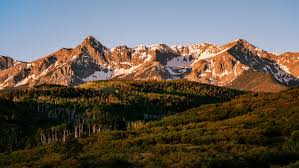
//> input picture mountains.jpg, 299 x 168 px
$ ./Source   (built with g++ and OpenCV 4)
//> lines starting //> are read from the running program, lines starting //| are printed output that depends on the picture
#include "opencv2/imgproc/imgproc.hpp"
#include "opencv2/highgui/highgui.hpp"
#include "iostream"

using namespace std;
using namespace cv;

int main()
{
	const string img_file = "mountains.jpg";
	Mat input = imread(img_file, IMREAD_COLOR);
//> input is the input picture: 168 rows x 299 cols, CV_8UC3; mean B, G, R 81.6, 90.4, 98.8
	if (input.empty())
	{
		cout << "Could not open or find the image" << endl;
		return -1;
	}

	Mat sharpened_image, smoothened_image;
	GaussianBlur(input, sharpened_image, cv::Size(0, 0), 3);
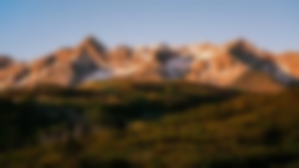
//> sharpened_image: 168 rows x 299 cols, CV_8UC3; mean B, G, R 81.6, 90.4, 98.8
	addWeighted(input, 1.5, sharpened_image, -0.5, 0, sharpened_image);
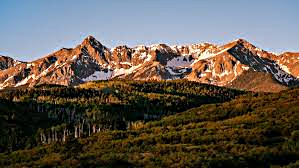
//> sharpened_image: 168 rows x 299 cols, CV_8UC3; mean B, G, R 82.6, 90.7, 98.6

	namedWindow("Original image", WINDOW_AUTOSIZE);
	imshow("Original image", input);

	namedWindow("Sharpened image", WINDOW_AUTOSIZE);
	imshow("Sharpened image", sharpened_image);

	medianBlur(input, smoothened_image, 5);
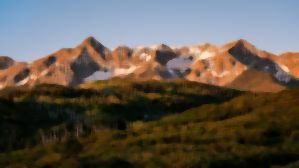
//> smoothened_image: 168 rows x 299 cols, CV_8UC3; mean B, G, R 80.1, 89.8, 98.2

	namedWindow("Smoothened image", WINDOW_AUTOSIZE);
	imshow("Smoothened image", smoothened_image);

	// Wait until the user presses any key
	waitKey(0);
	return 0;
}

$ run again, with image.png saved as mountains.jpg
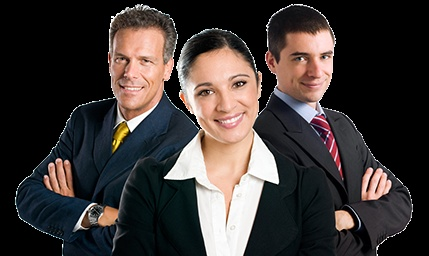
//> input picture image.png, 429 x 256 px
//> input is the input picture: 256 rows x 429 cols, CV_8UC3; mean B, G, R 53.4, 55.3, 61.9
//> `addWeighted(input, 1.5, sharpened_image, -0.5, 0, sharpened_image);`:
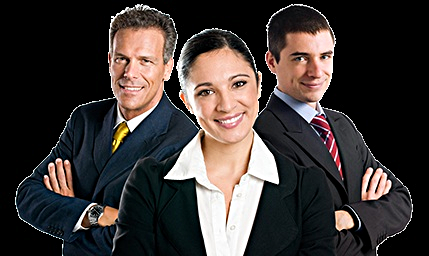
//> sharpened_image: 256 rows x 429 cols, CV_8UC3; mean B, G, R 53.8, 55.8, 62.2
//> `medianBlur(input, smoothened_image, 5);`:
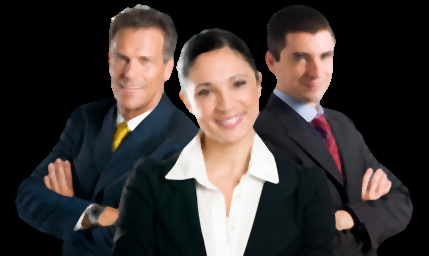
//> smoothened_image: 256 rows x 429 cols, CV_8UC3; mean B, G, R 52, 54, 60.7
